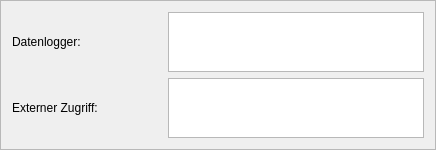
                          <widget class="QFrame" name="frame_30">
                           <property name="sizePolicy">
                            <sizepolicy hsizetype="MinimumExpanding" vsizetype="MinimumExpanding">
                             <horstretch>0</horstretch>
                             <verstretch>0</verstretch>
                            </sizepolicy>
                           </property>
                           <property name="frameShape">
                            <enum>QFrame::StyledPanel</enum>
                           </property>
                           <property name="frameShadow">
                            <enum>QFrame::Raised</enum>
                           </property>
                           <layout class="QGridLayout" name="gridLayout_18">
                            <item row="2" column="1">
                             <widget class="QPlainTextEdit" name="dl_connect_ext_text">
                              <property name="sizePolicy">
                               <sizepolicy hsizetype="MinimumExpanding" vsizetype="MinimumExpanding">
                                <horstretch>0</horstretch>
                                <verstretch>0</verstretch>
                               </sizepolicy>
                              </property>
                              <property name="minimumSize">
                               <size>
                                <width>200</width>
                                <height>30</height>
                               </size>
                              </property>
                              <property name="maximumSize">
                               <size>
                                <width>16777215</width>
                                <height>60</height>
                               </size>
                              </property>
                             </widget>
                            </item>
                            <item row="0" column="0">
                             <widget class="QLabel" name="dl_type_label">
                              <property name="sizePolicy">
                               <sizepolicy hsizetype="MinimumExpanding" vsizetype="MinimumExpanding">
                                <horstretch>0</horstretch>
                                <verstretch>0</verstretch>
                               </sizepolicy>
                              </property>
                              <property name="minimumSize">
                               <size>
                                <width>150</width>
                                <height>30</height>
                               </size>
                              </property>
                              <property name="maximumSize">
                               <size>
                                <width>200</width>
                                <height>60</height>
                               </size>
                              </property>
                              <property name="text">
                               <string>Datenlogger:</string>
                              </property>
                              <property name="indent">
                               <number>-1</number>
                              </property>
                             </widget>
                            </item>
                            <item row="0" column="1">
                             <widget class="QPlainTextEdit" name="dl_type_text">
                              <property name="sizePolicy">
                               <sizepolicy hsizetype="MinimumExpanding" vsizetype="MinimumExpanding">
                                <horstretch>0</horstretch>
                                <verstretch>0</verstretch>
                               </sizepolicy>
                              </property>
                              <property name="minimumSize">
                               <size>
                                <width>200</width>
                                <height>30</height>
                               </size>
                              </property>
                              <property name="maximumSize">
                               <size>
                                <width>16777215</width>
                                <height>60</height>
                               </size>
                              </property>
                             </widget>
                            </item>
                            <item row="2" column="0">
                             <widget class="QLabel" name="dl_connect_ext_label">
                              <property name="sizePolicy">
                               <sizepolicy hsizetype="MinimumExpanding" vsizetype="MinimumExpanding">
                                <horstretch>0</horstretch>
                                <verstretch>0</verstretch>
                               </sizepolicy>
                              </property>
                              <property name="minimumSize">
                               <size>
                                <width>150</width>
                                <height>30</height>
                               </size>
                              </property>
                              <property name="maximumSize">
                               <size>
                                <width>200</width>
                                <height>60</height>
                               </size>
                              </property>
                              <property name="text">
                               <string>Externer Zugriff:</string>
                              </property>
                             </widget>
                            </item>
                           </layout>
                          </widget>
